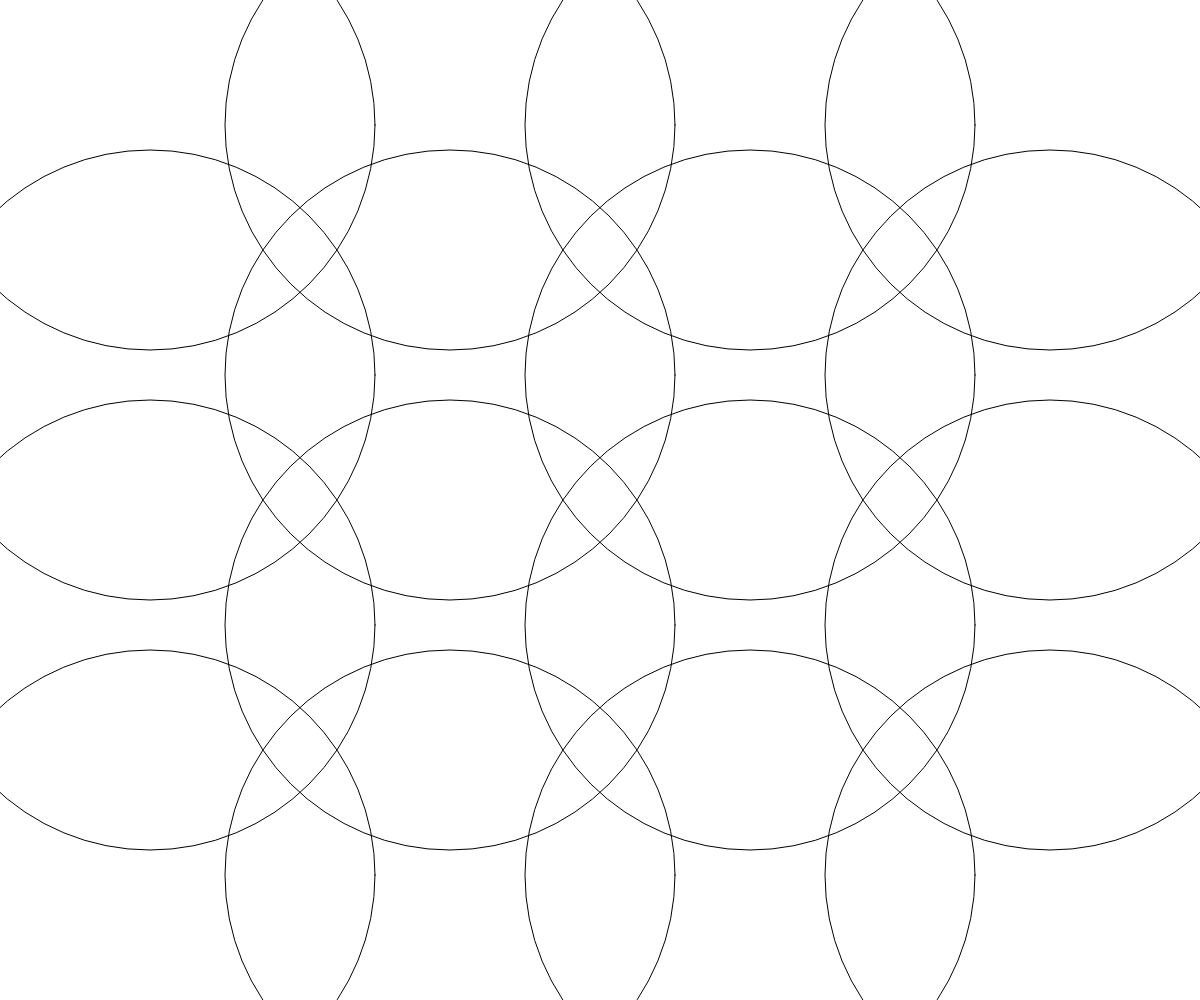
Frame 1 (no input)
Frame 60 (no input): identical to frame 1, image omitted
Frame 120 (the mouse pressed at the canvas centre since frame 60): identical to frame 1, image omitted

The p5.js sketch that drew this single still picture (run headless with seeded random() and noise() and a simulated clock; from frame 60 on, the mouse is pressed at the canvas centre):

// p5.js sketch
// ── sketch.js

let change = true
let cells_x = 20
let cells_y = 20
let cells_min = 4
let cells_max = 20

function setup() {
  createCanvas(windowWidth, windowHeight);
  noFill()
}

function draw() {
  if(change) {
    clear()
  
    cells_x = map(mouseX, 0, width, cells_min, cells_max)
    cells_y = map(mouseY, 0, width, cells_min, cells_max)
    
    for (let y = 0; y < cells_y; y++) {
      for (let x = 0; x < cells_x; x++) {
  
        const x_length = width / cells_x
        const y_length = height / cells_y
        
        const x_ini = x_length * x
        const y_ini = y_length * y
  
        const x_center = x_ini + x_length / 2
        const y_center = y_ini + y_length / 2
        
        const circle_radius = max(x_length, y_length) * 1.5

        circle(x_center, y_center, circle_radius)
      }
      
    }
  }
}

function mousePressed() {
  change = !change
}

function windowResized() {
  resizeCanvas(windowWidth, windowHeight)
}
